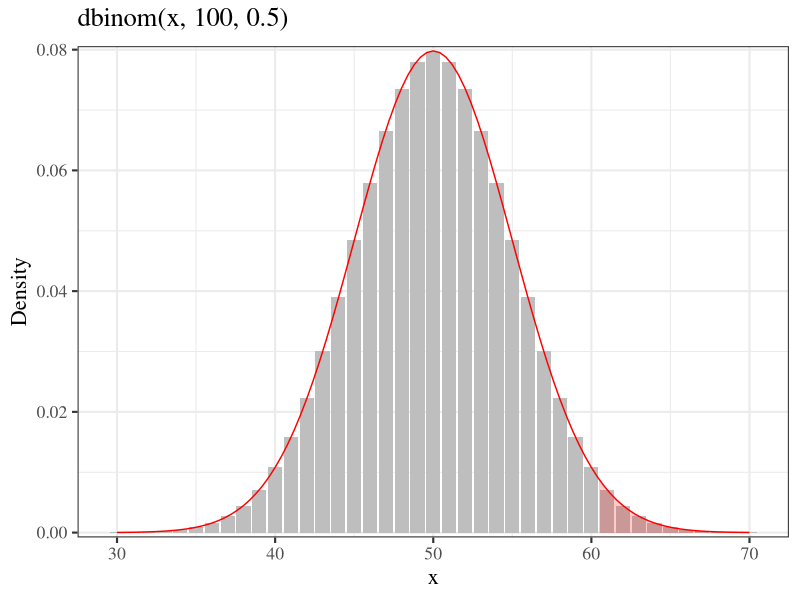
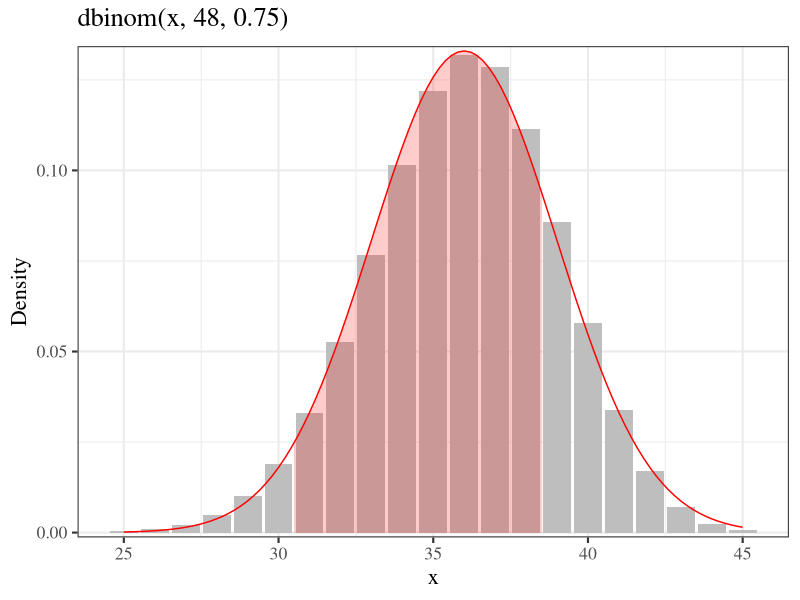

Here is the R script that generated these plots, in order:
## ---- chunk 1
# 快來看實際用傻瓜算法計算獲得的概率：
1-pbinom(60, size=100, prob=0.5)
## ---- chunk 2
# 快來看用中心極限定理模擬正態分佈獲得的概率：
1-pnorm((60.5-50)/sqrt(25))
## ---- chunk 3
require(ggplot2)
require(grid)
require(ggfortify)

x1  <- 30:70
df <- data.frame(x = x1, y = dbinom(x1, 100, 0.5))

plot1 <- ggplot(df, aes(x = x, y = y)) + geom_bar(stat = "identity", fill = "grey") +
  scale_y_continuous(expand = c(0.01, 0)) + xlab("x") + ylab("Density") +
  labs(title = "dbinom(x, 100, 0.5)") + theme_bw(16, "serif") +
  theme(plot.title = element_text(size = rel(1.2), vjust = 1.5))+
  stat_function(fun = dnorm, colour = "red", args = list(mean = 50,sd = 5))+
  stat_function(fun = dnorm,args = list(mean = 50,sd = 5),
                xlim = c(60.5, 70),
                geom = "area",fill="red", alpha= 0.2)
print(plot1)
#ggdistribution(dnorm, seq(30, 70, 0.1), mean = 50, sd = 5) +scale_y_continuous(expand = #c(0.01, 0)) + xlab("x") + ylab("Density") +
#  labs(title = "dnorm(x, 100, 0.5)") + theme_bw(16, "serif") +
#  theme(plot.title = element_text(size = rel(1.2), vjust = 1.5))
## ---- chunk 4
# 快來看實際用傻瓜算法計算獲得的概率：
pbinom(38, size=48, prob=0.75)-pbinom(30, size=48, prob=0.75)
## ---- chunk 5
# 快來看用中心極限定理模擬正態分佈獲得的概率：
pnorm((38.5-36)/sqrt(9)) - pnorm((30.5-36)/sqrt(9))
## ---- chunk 6
require(ggplot2)
require(grid)
#require(ggfortify)

x1  <- 25:45
df <- data.frame(x = x1, y = dbinom(x1, 48, 0.75))

plot1 <- ggplot(df, aes(x = x, y = y)) + geom_bar(stat = "identity", fill = "grey") +
  scale_y_continuous(expand = c(0.01, 0)) + xlab("x") + ylab("Density") +
  labs(title = "dbinom(x, 48, 0.75)") + theme_bw(16, "serif") +
  theme(plot.title = element_text(size = rel(1.2), vjust = 1.5))+
  stat_function(fun = dnorm, colour = "red", args = list(mean = 36,sd = 3))+
  stat_function(fun = dnorm,args = list(mean = 36,sd = 3),
                xlim = c(30.5, 38.5),
                geom = "area",fill="red", alpha= 0.2)
print(plot1)
